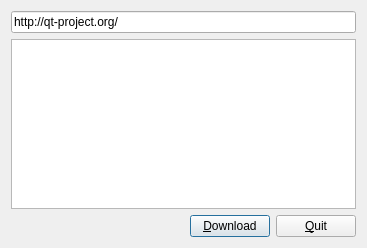
<?xml version="1.0" encoding="UTF-8"?>
<ui version="4.0">
 <class>DownloadDialog</class>
 <widget class="QDialog" name="DownloadDialog">
  <property name="geometry">
   <rect>
    <x>0</x>
    <y>0</y>
    <width>367</width>
    <height>248</height>
   </rect>
  </property>
  <property name="windowTitle">
   <string>Http Downloader</string>
  </property>
  <layout class="QVBoxLayout" name="verticalLayout" stretch="0,0,0">
   <item>
    <widget class="QLineEdit" name="lineEdit_Url">
     <property name="inputMask">
      <string/>
     </property>
     <property name="text">
      <string>http://qt-project.org/</string>
     </property>
    </widget>
   </item>
   <item>
    <widget class="QTextBrowser" name="textBrowser">
     <property name="placeholderText">
      <string/>
     </property>
    </widget>
   </item>
   <item>
    <layout class="QHBoxLayout" name="horizontalLayout">
     <item>
      <spacer name="horizontalSpacer">
       <property name="orientation">
        <enum>Qt::Horizontal</enum>
       </property>
       <property name="sizeHint" stdset="0">
        <size>
         <width>40</width>
         <height>20</height>
        </size>
       </property>
      </spacer>
     </item>
     <item>
      <widget class="QPushButton" name="pushButton_Download">
       <property name="text">
        <string>&amp;Download</string>
       </property>
      </widget>
     </item>
     <item>
      <widget class="QPushButton" name="pushButton_Quit">
       <property name="text">
        <string>&amp;Quit</string>
       </property>
       <property name="autoDefault">
        <bool>false</bool>
       </property>
      </widget>
     </item>
    </layout>
   </item>
  </layout>
 </widget>
 <layoutdefault spacing="6" margin="11"/>
 <resources/>
 <connections/>
</ui>
